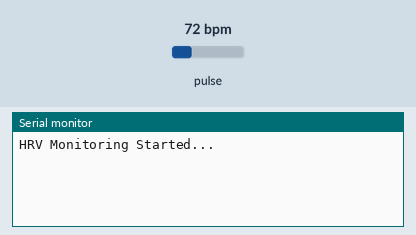
Recording of a sketch running on a simulated Arduino Uno, built with avr-gcc and run on an emulated ATmega328P. On the bench: the last lines printed to the serial monitor. Inputs (shaded band) come from the test bench; at power-on: pulse 72 bpm.

Above: at 1.2 s.
1.3 s: pulse set to 42 bpm
At 2.9 s:
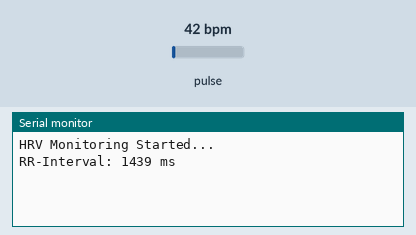
4.3 s: pulse set to 158 bpm
At 7.26 s:
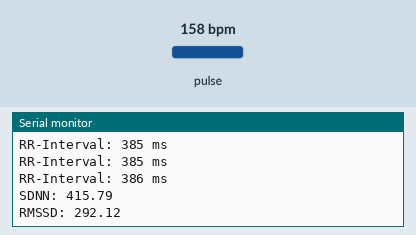
Timing chart, 0 to 8.8 s (numbered marks = the images above; inputs shaded):
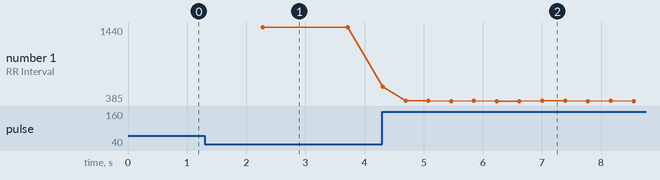

The sketch:

mentahancontohHRV.ino
```cpp
#include <Wire.h>
#include "MAX30105.h"
#include "heartRate.h"

MAX30105 sensor;

#define MAX_HISTORY 10  // Simpan 10 RR-Interval terakhir

long rrIntervals[MAX_HISTORY];  // Array untuk menyimpan RR-Interval
int rrIndex = 0;
unsigned long lastBeatTime = 0;

void setup() {
    Serial.begin(115200);
    if (!sensor.begin(Wire, I2C_SPEED_STANDARD)) {
        Serial.println("Sensor MAX30102 tidak terdeteksi!");
        while (1);
    }

    // Konfigurasi Sensor MAX30102
    sensor.setup();
    sensor.setPulseAmplitudeRed(0x0A);
    sensor.setPulseAmplitudeIR(0x0A);

    Serial.println("HRV Monitoring Started...");
}

void loop() {
    long irValue = sensor.getIR();

    if (checkForBeat(irValue)) {  // Deteksi puncak detak jantung
        unsigned long now = millis();
        if (lastBeatTime > 0) {
            long rrInterval = now - lastBeatTime;
            Serial.print("RR-Interval: ");
            Serial.print(rrInterval);
            Serial.println(" ms");

            // Simpan RR-Interval ke dalam array
            rrIntervals[rrIndex] = rrInterval;
            rrIndex = (rrIndex + 1) % MAX_HISTORY;

            // Hitung SDNN dan RMSSD
            if (rrIndex == 0) {
                float sdnn = calculateSDNN(rrIntervals, MAX_HISTORY);
                float rmssd = calculateRMSSD(rrIntervals, MAX_HISTORY);
                Serial.print("SDNN: ");
                Serial.println(sdnn);
                Serial.print("RMSSD: ");
                Serial.println(rmssd);
            }
        }
        lastBeatTime = now;
    }

    delay(10);
}

// Fungsi menghitung SDNN (Standar Deviasi dari RR-Interval)
float calculateSDNN(long *rr, int size) {
    float mean = 0, sum = 0;
    for (int i = 0; i < size; i++) mean += rr[i];
    mean /= size;

    for (int i = 0; i < size; i++) sum += pow(rr[i] - mean, 2);
    return sqrt(sum / size);
}

// Fungsi menghitung RMSSD (Root Mean Square of Successive Differences)
float calculateRMSSD(long *rr, int size) {
    float sum = 0;
    for (int i = 1; i < size; i++) {
        sum += pow(rr[i] - rr[i - 1], 2);
    }
    return sqrt(sum / (size - 1));
}
```

Measured:
- after the input at 1.3 s, the serial monitor: prints a new line after 0.98 s (image 1)
- after the input at 4.3 s, the serial monitor: prints a new line at once (image 2)
- plotted number 1: 1440 → 385 after the input at 4.3 s
